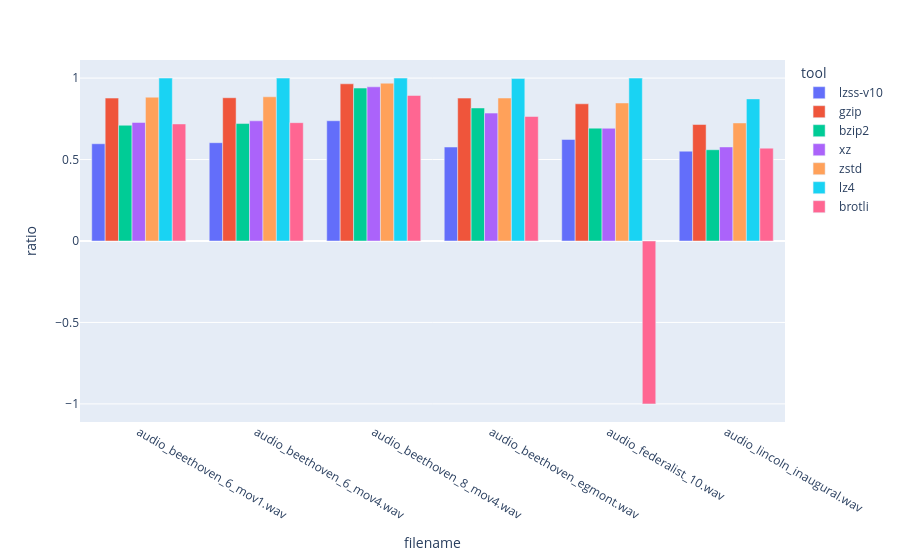
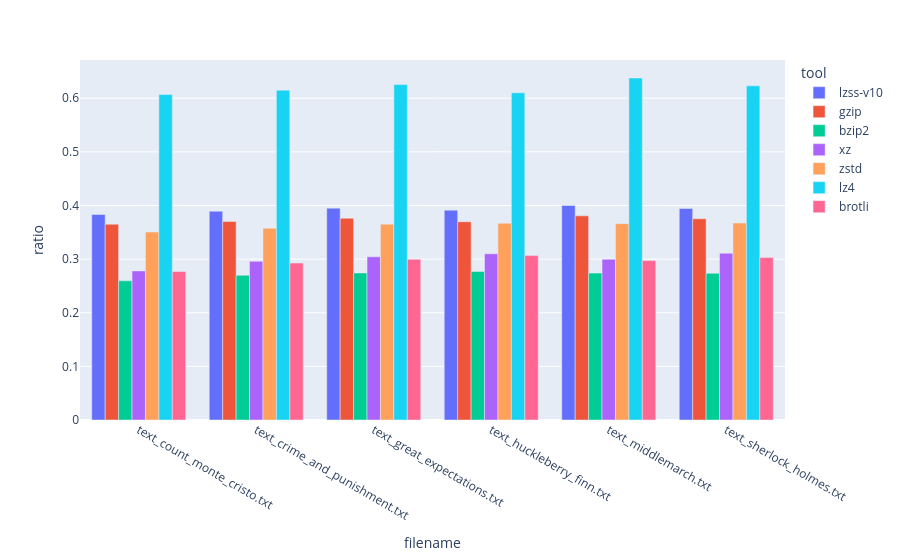
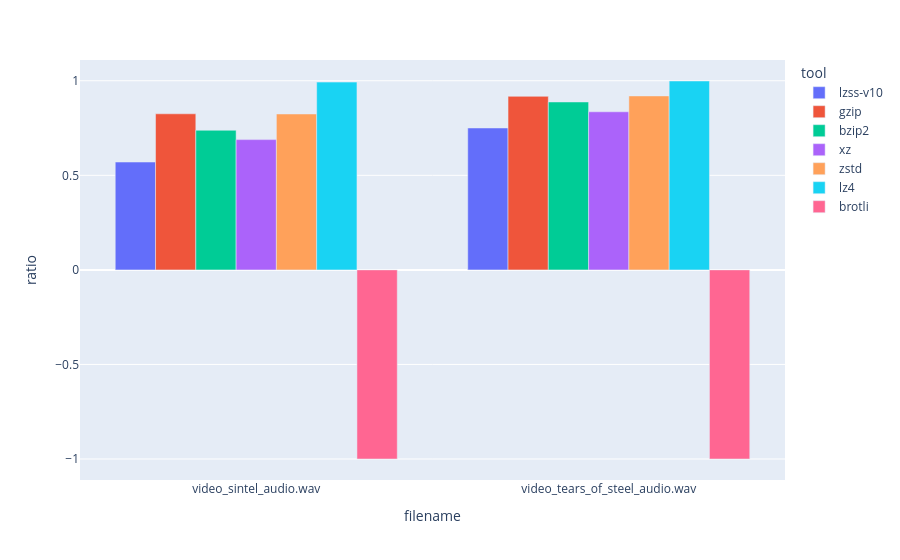
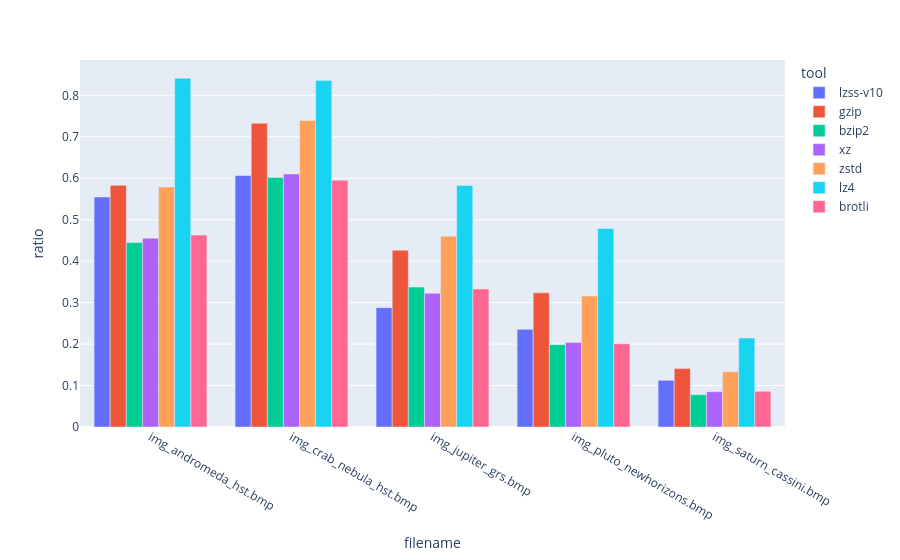

Notebook source saved alongside these figures, in order:
### Code cell
for t in ["audio", "text", "video", "image"]:
    fig = px.bar(debug_holdout_df[(debug_holdout_df["compressible"] == 1) & (debug_holdout_df["type"] == t)], x='filename', y='ratio', color='tool', barmode='group')
    fig.show()

### Figure 1 — Plotly figure (JSON) as saved in the notebook; plotly's stock layout.template omitted (floating-point values rounded to 4 significant figures)
{"data": [{"alignmentgroup": "True", "hovertemplate": "tool=lzss-v10<br>filename=%{x}<br>ratio=%{y}<extra></extra>", "legendgroup": "lzss-v10", "marker": {"color": "#636efa", "pattern": {"shape": ""}}, "name": "lzss-v10", "offsetgroup": "lzss-v10", "orientation": "v", "showlegend": true, "textposition": "auto", "type": "bar", "x": ["audio_beethoven_6_mov1.wav", "audio_beethoven_6_mov4.wav", "audio_beethoven_8_mov4.wav", "audio_beethoven_egmont.wav", "audio_federalist_10.wav", "audio_lincoln_inaugural.wav"], "xaxis": "x", "y": [0.597, 0.6035, 0.7382, 0.5769, 0.6232, 0.5513], "yaxis": "y"}, {"alignmentgroup": "True", "hovertemplate": "tool=gzip<br>filename=%{x}<br>ratio=%{y}<extra></extra>", "legendgroup": "gzip", "marker": {"color": "#EF553B", "pattern": {"shape": ""}}, "name": "gzip", "offsetgroup": "gzip", "orientation": "v", "showlegend": true, "textposition": "auto", "type": "bar", "x": ["audio_beethoven_6_mov1.wav", "audio_beethoven_6_mov4.wav", "audio_beethoven_8_mov4.wav", "audio_beethoven_egmont.wav", "audio_federalist_10.wav", "audio_lincoln_inaugural.wav"], "xaxis": "x", "y": [0.8773, 0.8795, 0.965, 0.8771, 0.8422, 0.7151], "yaxis": "y"}, {"alignmentgroup": "True", "hovertemplate": "tool=bzip2<br>filename=%{x}<br>ratio=%{y}<extra></extra>", "legendgroup": "bzip2", "marker": {"color": "#00cc96", "pattern": {"shape": ""}}, "name": "bzip2", "offsetgroup": "bzip2", "orientation": "v", "showlegend": true, "textposition": "auto", "type": "bar", "x": ["audio_beethoven_6_mov1.wav", "audio_beethoven_6_mov4.wav", "audio_beethoven_8_mov4.wav", "audio_beethoven_egmont.wav", "audio_federalist_10.wav", "audio_lincoln_inaugural.wav"], "xaxis": "x", "y": [0.7106, 0.721, 0.9388, 0.8166, 0.6929, 0.5603], "yaxis": "y"}, {"alignmentgroup": "True", "hovertemplate": "tool=xz<br>filename=%{x}<br>ratio=%{y}<extra></extra>", "legendgroup": "xz", "marker": {"color": "#ab63fa", "pattern": {"shape": ""}}, "name": "xz", "offsetgroup": "xz", "orientation": "v", "showlegend": true, "textposition": "auto", "type": "bar", "x": ["audio_beethoven_6_mov1.wav", "audio_beethoven_6_mov4.wav", "audio_beethoven_8_mov4.wav", "audio_beethoven_egmont.wav", "audio_federalist_10.wav", "audio_lincoln_inaugural.wav"], "xaxis": "x", "y": [0.7276, 0.7378, 0.9465, 0.7851, 0.692, 0.5773], "yaxis": "y"}, {"alignmentgroup": "True", "hovertemplate": "tool=zstd<br>filename=%{x}<br>ratio=%{y}<extra></extra>", "legendgroup": "zstd", "marker": {"color": "#FFA15A", "pattern": {"shape": ""}}, "name": "zstd", "offsetgroup": "zstd", "orientation": "v", "showlegend": true, "textposition": "auto", "type": "bar", "x": ["audio_beethoven_6_mov1.wav", "audio_beethoven_6_mov4.wav", "audio_beethoven_8_mov4.wav", "audio_beethoven_egmont.wav", "audio_federalist_10.wav", "audio_lincoln_inaugural.wav"], "xaxis": "x", "y": [0.8829, 0.8853, 0.9687, 0.8777, 0.8474, 0.7247], "yaxis": "y"}, {"alignmentgroup": "True", "hovertemplate": "tool=lz4<br>filename=%{x}<br>ratio=%{y}<extra></extra>", "legendgroup": "lz4", "marker": {"color": "#19d3f3", "pattern": {"shape": ""}}, "name": "lz4", "offsetgroup": "lz4", "orientation": "v", "showlegend": true, "textposition": "auto", "type": "bar", "x": ["audio_beethoven_6_mov1.wav", "audio_beethoven_6_mov4.wav", "audio_beethoven_8_mov4.wav", "audio_beethoven_egmont.wav", "audio_federalist_10.wav", "audio_lincoln_inaugural.wav"], "xaxis": "x", "y": [1.0, 1.0, 1.0, 0.9972, 0.9999, 0.8724], "yaxis": "y"}, {"alignmentgroup": "True", "hovertemplate": "tool=brotli<br>filename=%{x}<br>ratio=%{y}<extra></extra>", "legendgroup": "brotli", "marker": {"color": "#FF6692", "pattern": {"shape": ""}}, "name": "brotli", "offsetgroup": "brotli", "orientation": "v", "showlegend": true, "textposition": "auto", "type": "bar", "x": ["audio_beethoven_6_mov1.wav", "audio_beethoven_6_mov4.wav", "audio_beethoven_8_mov4.wav", "audio_beethoven_egmont.wav", "audio_federalist_10.wav", "audio_lincoln_inaugural.wav"], "xaxis": "x", "y": [0.7185, 0.7263, 0.8934, 0.7643, -1.0, 0.5699], "yaxis": "y"}], "layout": {"barmode": "group", "legend": {"title": {"text": "tool"}, "tracegroupgap": 0}, "margin": {"t": 60}, "xaxis": {"anchor": "y", "domain": [0, 1], "title": {"text": "filename"}}, "yaxis": {"anchor": "x", "domain": [0, 1], "title": {"text": "ratio"}}}}

### Figure 2 — Plotly figure (JSON) as saved in the notebook; plotly's stock layout.template omitted (floating-point values rounded to 4 significant figures)
{"data": [{"alignmentgroup": "True", "hovertemplate": "tool=lzss-v10<br>filename=%{x}<br>ratio=%{y}<extra></extra>", "legendgroup": "lzss-v10", "marker": {"color": "#636efa", "pattern": {"shape": ""}}, "name": "lzss-v10", "offsetgroup": "lzss-v10", "orientation": "v", "showlegend": true, "textposition": "auto", "type": "bar", "x": ["text_count_monte_cristo.txt", "text_crime_and_punishment.txt", "text_great_expectations.txt", "text_huckleberry_finn.txt", "text_middlemarch.txt", "text_sherlock_holmes.txt"], "xaxis": "x", "y": [0.3831, 0.3893, 0.3951, 0.3913, 0.3999, 0.3945], "yaxis": "y"}, {"alignmentgroup": "True", "hovertemplate": "tool=gzip<br>filename=%{x}<br>ratio=%{y}<extra></extra>", "legendgroup": "gzip", "marker": {"color": "#EF553B", "pattern": {"shape": ""}}, "name": "gzip", "offsetgroup": "gzip", "orientation": "v", "showlegend": true, "textposition": "auto", "type": "bar", "x": ["text_count_monte_cristo.txt", "text_crime_and_punishment.txt", "text_great_expectations.txt", "text_huckleberry_finn.txt", "text_middlemarch.txt", "text_sherlock_holmes.txt"], "xaxis": "x", "y": [0.3651, 0.3701, 0.3763, 0.3697, 0.3807, 0.3753], "yaxis": "y"}, {"alignmentgroup": "True", "hovertemplate": "tool=bzip2<br>filename=%{x}<br>ratio=%{y}<extra></extra>", "legendgroup": "bzip2", "marker": {"color": "#00cc96", "pattern": {"shape": ""}}, "name": "bzip2", "offsetgroup": "bzip2", "orientation": "v", "showlegend": true, "textposition": "auto", "type": "bar", "x": ["text_count_monte_cristo.txt", "text_crime_and_punishment.txt", "text_great_expectations.txt", "text_huckleberry_finn.txt", "text_middlemarch.txt", "text_sherlock_holmes.txt"], "xaxis": "x", "y": [0.2596, 0.2698, 0.2742, 0.277, 0.2739, 0.2736], "yaxis": "y"}, {"alignmentgroup": "True", "hovertemplate": "tool=xz<br>filename=%{x}<br>ratio=%{y}<extra></extra>", "legendgroup": "xz", "marker": {"color": "#ab63fa", "pattern": {"shape": ""}}, "name": "xz", "offsetgroup": "xz", "orientation": "v", "showlegend": true, "textposition": "auto", "type": "bar", "x": ["text_count_monte_cristo.txt", "text_crime_and_punishment.txt", "text_great_expectations.txt", "text_huckleberry_finn.txt", "text_middlemarch.txt", "text_sherlock_holmes.txt"], "xaxis": "x", "y": [0.278, 0.2958, 0.3044, 0.31, 0.2998, 0.3109], "yaxis": "y"}, {"alignmentgroup": "True", "hovertemplate": "tool=zstd<br>filename=%{x}<br>ratio=%{y}<extra></extra>", "legendgroup": "zstd", "marker": {"color": "#FFA15A", "pattern": {"shape": ""}}, "name": "zstd", "offsetgroup": "zstd", "orientation": "v", "showlegend": true, "textposition": "auto", "type": "bar", "x": ["text_count_monte_cristo.txt", "text_crime_and_punishment.txt", "text_great_expectations.txt", "text_huckleberry_finn.txt", "text_middlemarch.txt", "text_sherlock_holmes.txt"], "xaxis": "x", "y": [0.3505, 0.3574, 0.3651, 0.367, 0.3661, 0.3673], "yaxis": "y"}, {"alignmentgroup": "True", "hovertemplate": "tool=lz4<br>filename=%{x}<br>ratio=%{y}<extra></extra>", "legendgroup": "lz4", "marker": {"color": "#19d3f3", "pattern": {"shape": ""}}, "name": "lz4", "offsetgroup": "lz4", "orientation": "v", "showlegend": true, "textposition": "auto", "type": "bar", "x": ["text_count_monte_cristo.txt", "text_crime_and_punishment.txt", "text_great_expectations.txt", "text_huckleberry_finn.txt", "text_middlemarch.txt", "text_sherlock_holmes.txt"], "xaxis": "x", "y": [0.6069, 0.6151, 0.6254, 0.6101, 0.6377, 0.6231], "yaxis": "y"}, {"alignmentgroup": "True", "hovertemplate": "tool=brotli<br>filename=%{x}<br>ratio=%{y}<extra></extra>", "legendgroup": "brotli", "marker": {"color": "#FF6692", "pattern": {"shape": ""}}, "name": "brotli", "offsetgroup": "brotli", "orientation": "v", "showlegend": true, "textposition": "auto", "type": "bar", "x": ["text_count_monte_cristo.txt", "text_crime_and_punishment.txt", "text_great_expectations.txt", "text_huckleberry_finn.txt", "text_middlemarch.txt", "text_sherlock_holmes.txt"], "xaxis": "x", "y": [0.2769, 0.2927, 0.2997, 0.3065, 0.2973, 0.3028], "yaxis": "y"}], "layout": {"barmode": "group", "legend": {"title": {"text": "tool"}, "tracegroupgap": 0}, "margin": {"t": 60}, "xaxis": {"anchor": "y", "domain": [0, 1], "title": {"text": "filename"}}, "yaxis": {"anchor": "x", "domain": [0, 1], "title": {"text": "ratio"}}}}

### Figure 3 — Plotly figure (JSON) as saved in the notebook; plotly's stock layout.template omitted (floating-point values rounded to 4 significant figures)
{"data": [{"alignmentgroup": "True", "hovertemplate": "tool=lzss-v10<br>filename=%{x}<br>ratio=%{y}<extra></extra>", "legendgroup": "lzss-v10", "marker": {"color": "#636efa", "pattern": {"shape": ""}}, "name": "lzss-v10", "offsetgroup": "lzss-v10", "orientation": "v", "showlegend": true, "textposition": "auto", "type": "bar", "x": ["video_sintel_audio.wav", "video_tears_of_steel_audio.wav"], "xaxis": "x", "y": [0.5703, 0.7504], "yaxis": "y"}, {"alignmentgroup": "True", "hovertemplate": "tool=gzip<br>filename=%{x}<br>ratio=%{y}<extra></extra>", "legendgroup": "gzip", "marker": {"color": "#EF553B", "pattern": {"shape": ""}}, "name": "gzip", "offsetgroup": "gzip", "orientation": "v", "showlegend": true, "textposition": "auto", "type": "bar", "x": ["video_sintel_audio.wav", "video_tears_of_steel_audio.wav"], "xaxis": "x", "y": [0.8254, 0.9177], "yaxis": "y"}, {"alignmentgroup": "True", "hovertemplate": "tool=bzip2<br>filename=%{x}<br>ratio=%{y}<extra></extra>", "legendgroup": "bzip2", "marker": {"color": "#00cc96", "pattern": {"shape": ""}}, "name": "bzip2", "offsetgroup": "bzip2", "orientation": "v", "showlegend": true, "textposition": "auto", "type": "bar", "x": ["video_sintel_audio.wav", "video_tears_of_steel_audio.wav"], "xaxis": "x", "y": [0.7383, 0.8879], "yaxis": "y"}, {"alignmentgroup": "True", "hovertemplate": "tool=xz<br>filename=%{x}<br>ratio=%{y}<extra></extra>", "legendgroup": "xz", "marker": {"color": "#ab63fa", "pattern": {"shape": ""}}, "name": "xz", "offsetgroup": "xz", "orientation": "v", "showlegend": true, "textposition": "auto", "type": "bar", "x": ["video_sintel_audio.wav", "video_tears_of_steel_audio.wav"], "xaxis": "x", "y": [0.6889, 0.836], "yaxis": "y"}, {"alignmentgroup": "True", "hovertemplate": "tool=zstd<br>filename=%{x}<br>ratio=%{y}<extra></extra>", "legendgroup": "zstd", "marker": {"color": "#FFA15A", "pattern": {"shape": ""}}, "name": "zstd", "offsetgroup": "zstd", "orientation": "v", "showlegend": true, "textposition": "auto", "type": "bar", "x": ["video_sintel_audio.wav", "video_tears_of_steel_audio.wav"], "xaxis": "x", "y": [0.8244, 0.9199], "yaxis": "y"}, {"alignmentgroup": "True", "hovertemplate": "tool=lz4<br>filename=%{x}<br>ratio=%{y}<extra></extra>", "legendgroup": "lz4", "marker": {"color": "#19d3f3", "pattern": {"shape": ""}}, "name": "lz4", "offsetgroup": "lz4", "orientation": "v", "showlegend": true, "textposition": "auto", "type": "bar", "x": ["video_sintel_audio.wav", "video_tears_of_steel_audio.wav"], "xaxis": "x", "y": [0.9929, 0.9988], "yaxis": "y"}, {"alignmentgroup": "True", "hovertemplate": "tool=brotli<br>filename=%{x}<br>ratio=%{y}<extra></extra>", "legendgroup": "brotli", "marker": {"color": "#FF6692", "pattern": {"shape": ""}}, "name": "brotli", "offsetgroup": "brotli", "orientation": "v", "showlegend": true, "textposition": "auto", "type": "bar", "x": ["video_sintel_audio.wav", "video_tears_of_steel_audio.wav"], "xaxis": "x", "y": [-1.0, -1.0], "yaxis": "y"}], "layout": {"barmode": "group", "legend": {"title": {"text": "tool"}, "tracegroupgap": 0}, "margin": {"t": 60}, "xaxis": {"anchor": "y", "domain": [0, 1], "title": {"text": "filename"}}, "yaxis": {"anchor": "x", "domain": [0, 1], "title": {"text": "ratio"}}}}

### Figure 4 — Plotly figure (JSON) as saved in the notebook; plotly's stock layout.template omitted (floating-point values rounded to 4 significant figures)
{"data": [{"alignmentgroup": "True", "hovertemplate": "tool=lzss-v10<br>filename=%{x}<br>ratio=%{y}<extra></extra>", "legendgroup": "lzss-v10", "marker": {"color": "#636efa", "pattern": {"shape": ""}}, "name": "lzss-v10", "offsetgroup": "lzss-v10", "orientation": "v", "showlegend": true, "textposition": "auto", "type": "bar", "x": ["img_andromeda_hst.bmp", "img_crab_nebula_hst.bmp", "img_jupiter_grs.bmp", "img_pluto_newhorizons.bmp", "img_saturn_cassini.bmp"], "xaxis": "x", "y": [0.5549, 0.6065, 0.2879, 0.2355, 0.1126], "yaxis": "y"}, {"alignmentgroup": "True", "hovertemplate": "tool=gzip<br>filename=%{x}<br>ratio=%{y}<extra></extra>", "legendgroup": "gzip", "marker": {"color": "#EF553B", "pattern": {"shape": ""}}, "name": "gzip", "offsetgroup": "gzip", "orientation": "v", "showlegend": true, "textposition": "auto", "type": "bar", "x": ["img_andromeda_hst.bmp", "img_crab_nebula_hst.bmp", "img_jupiter_grs.bmp", "img_pluto_newhorizons.bmp", "img_saturn_cassini.bmp"], "xaxis": "x", "y": [0.5829, 0.7327, 0.4264, 0.3236, 0.1409], "yaxis": "y"}, {"alignmentgroup": "True", "hovertemplate": "tool=bzip2<br>filename=%{x}<br>ratio=%{y}<extra></extra>", "legendgroup": "bzip2", "marker": {"color": "#00cc96", "pattern": {"shape": ""}}, "name": "bzip2", "offsetgroup": "bzip2", "orientation": "v", "showlegend": true, "textposition": "auto", "type": "bar", "x": ["img_andromeda_hst.bmp", "img_crab_nebula_hst.bmp", "img_jupiter_grs.bmp", "img_pluto_newhorizons.bmp", "img_saturn_cassini.bmp"], "xaxis": "x", "y": [0.4452, 0.602, 0.3374, 0.1986, 0.07783], "yaxis": "y"}, {"alignmentgroup": "True", "hovertemplate": "tool=xz<br>filename=%{x}<br>ratio=%{y}<extra></extra>", "legendgroup": "xz", "marker": {"color": "#ab63fa", "pattern": {"shape": ""}}, "name": "xz", "offsetgroup": "xz", "orientation": "v", "showlegend": true, "textposition": "auto", "type": "bar", "x": ["img_andromeda_hst.bmp", "img_crab_nebula_hst.bmp", "img_jupiter_grs.bmp", "img_pluto_newhorizons.bmp", "img_saturn_cassini.bmp"], "xaxis": "x", "y": [0.4553, 0.6102, 0.3224, 0.2038, 0.08511], "yaxis": "y"}, {"alignmentgroup": "True", "hovertemplate": "tool=zstd<br>filename=%{x}<br>ratio=%{y}<extra></extra>", "legendgroup": "zstd", "marker": {"color": "#FFA15A", "pattern": {"shape": ""}}, "name": "zstd", "offsetgroup": "zstd", "orientation": "v", "showlegend": true, "textposition": "auto", "type": "bar", "x": ["img_andromeda_hst.bmp", "img_crab_nebula_hst.bmp", "img_jupiter_grs.bmp", "img_pluto_newhorizons.bmp", "img_saturn_cassini.bmp"], "xaxis": "x", "y": [0.5791, 0.7391, 0.4602, 0.3157, 0.1334], "yaxis": "y"}, {"alignmentgroup": "True", "hovertemplate": "tool=lz4<br>filename=%{x}<br>ratio=%{y}<extra></extra>", "legendgroup": "lz4", "marker": {"color": "#19d3f3", "pattern": {"shape": ""}}, "name": "lz4", "offsetgroup": "lz4", "orientation": "v", "showlegend": true, "textposition": "auto", "type": "bar", "x": ["img_andromeda_hst.bmp", "img_crab_nebula_hst.bmp", "img_jupiter_grs.bmp", "img_pluto_newhorizons.bmp", "img_saturn_cassini.bmp"], "xaxis": "x", "y": [0.8409, 0.8355, 0.5827, 0.4788, 0.2145], "yaxis": "y"}, {"alignmentgroup": "True", "hovertemplate": "tool=brotli<br>filename=%{x}<br>ratio=%{y}<extra></extra>", "legendgroup": "brotli", "marker": {"color": "#FF6692", "pattern": {"shape": ""}}, "name": "brotli", "offsetgroup": "brotli", "orientation": "v", "showlegend": true, "textposition": "auto", "type": "bar", "x": ["img_andromeda_hst.bmp", "img_crab_nebula_hst.bmp", "img_jupiter_grs.bmp", "img_pluto_newhorizons.bmp", "img_saturn_cassini.bmp"], "xaxis": "x", "y": [0.4629, 0.5951, 0.3329, 0.2007, 0.08613], "yaxis": "y"}], "layout": {"barmode": "group", "legend": {"title": {"text": "tool"}, "tracegroupgap": 0}, "margin": {"t": 60}, "xaxis": {"anchor": "y", "domain": [0, 1], "title": {"text": "filename"}}, "yaxis": {"anchor": "x", "domain": [0, 1], "title": {"text": "ratio"}}}}
